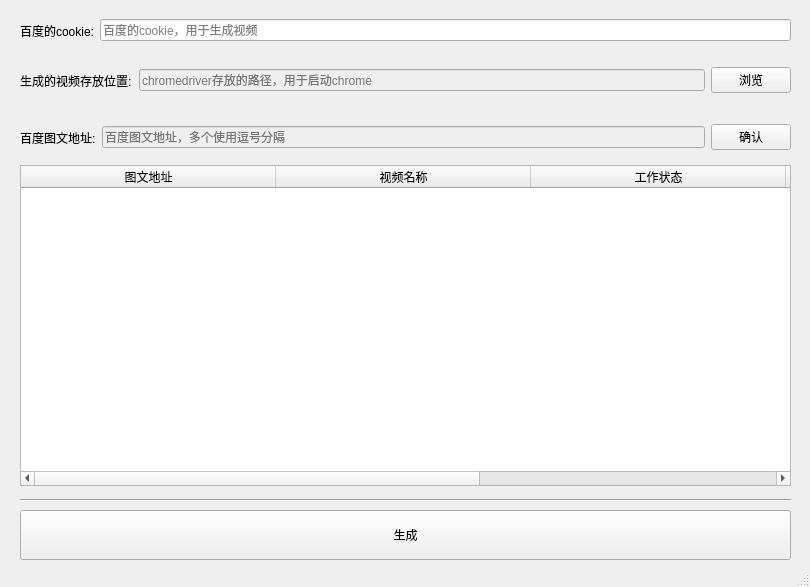
<?xml version="1.0" encoding="UTF-8"?>
<ui version="4.0">
 <class>MainWindow</class>
 <widget class="QMainWindow" name="MainWindow">
  <property name="geometry">
   <rect>
    <x>0</x>
    <y>0</y>
    <width>810</width>
    <height>587</height>
   </rect>
  </property>
  <property name="windowTitle">
   <string>百度图文生成视频</string>
  </property>
  <widget class="QWidget" name="centralwidget">
   <widget class="QWidget" name="horizontalLayoutWidget">
    <property name="geometry">
     <rect>
      <x>20</x>
      <y>165</y>
      <width>771</width>
      <height>321</height>
     </rect>
    </property>
    <layout class="QHBoxLayout" name="horizontalLayout" stretch="0">
     <property name="sizeConstraint">
      <enum>QLayout::SetDefaultConstraint</enum>
     </property>
     <item>
      <widget class="QTableWidget" name="tableWidget">
       <attribute name="horizontalHeaderVisible">
        <bool>true</bool>
       </attribute>
       <attribute name="horizontalHeaderCascadingSectionResizes">
        <bool>false</bool>
       </attribute>
       <attribute name="horizontalHeaderDefaultSectionSize">
        <number>255</number>
       </attribute>
       <attribute name="verticalHeaderDefaultSectionSize">
        <number>30</number>
       </attribute>
       <column>
        <property name="text">
         <string>图文地址</string>
        </property>
       </column>
       <column>
        <property name="text">
         <string>视频名称</string>
        </property>
       </column>
       <column>
        <property name="text">
         <string>工作状态</string>
        </property>
       </column>
       <column>
        <property name="text">
         <string>视频存储位置</string>
        </property>
       </column>
       <column>
        <property name="text">
         <string/>
        </property>
       </column>
      </widget>
     </item>
    </layout>
   </widget>
   <widget class="QWidget" name="horizontalLayoutWidget_2">
    <property name="geometry">
     <rect>
      <x>20</x>
      <y>114</y>
      <width>771</width>
      <height>47</height>
     </rect>
    </property>
    <layout class="QHBoxLayout" name="horizontalLayout_2" stretch="1,11,0">
     <item>
      <widget class="QLabel" name="label_2">
       <property name="text">
        <string>百度图文地址:</string>
       </property>
      </widget>
     </item>
     <item>
      <widget class="QLineEdit" name="lineEdit_2">
       <property name="enabled">
        <bool>false</bool>
       </property>
       <property name="placeholderText">
        <string>百度图文地址，多个使用逗号分隔</string>
       </property>
      </widget>
     </item>
     <item>
      <widget class="QPushButton" name="pushButton_4">
       <property name="text">
        <string>确认</string>
       </property>
      </widget>
     </item>
    </layout>
   </widget>
   <widget class="QWidget" name="horizontalLayoutWidget_3">
    <property name="geometry">
     <rect>
      <x>20</x>
      <y>10</y>
      <width>771</width>
      <height>41</height>
     </rect>
    </property>
    <layout class="QHBoxLayout" name="horizontalLayout_3">
     <item>
      <widget class="QLabel" name="label">
       <property name="text">
        <string>百度的cookie:</string>
       </property>
      </widget>
     </item>
     <item>
      <widget class="QLineEdit" name="lineEdit">
       <property name="placeholderText">
        <string>百度的cookie，用于生成视频</string>
       </property>
      </widget>
     </item>
    </layout>
   </widget>
   <widget class="QWidget" name="horizontalLayoutWidget_4">
    <property name="geometry">
     <rect>
      <x>20</x>
      <y>510</y>
      <width>771</width>
      <height>51</height>
     </rect>
    </property>
    <layout class="QHBoxLayout" name="horizontalLayout_4">
     <item>
      <widget class="QPushButton" name="pushButton_3">
       <property name="minimumSize">
        <size>
         <width>0</width>
         <height>50</height>
        </size>
       </property>
       <property name="text">
        <string>生成</string>
       </property>
      </widget>
     </item>
    </layout>
   </widget>
   <widget class="Line" name="line">
    <property name="geometry">
     <rect>
      <x>20</x>
      <y>490</y>
      <width>771</width>
      <height>21</height>
     </rect>
    </property>
    <property name="orientation">
     <enum>Qt::Horizontal</enum>
    </property>
   </widget>
   <widget class="QWidget" name="horizontalLayoutWidget_6">
    <property name="geometry">
     <rect>
      <x>20</x>
      <y>60</y>
      <width>771</width>
      <height>41</height>
     </rect>
    </property>
    <layout class="QHBoxLayout" name="horizontalLayout_7" stretch="1,5,0">
     <item>
      <widget class="QLabel" name="label_5">
       <property name="text">
        <string>生成的视频存放位置:</string>
       </property>
      </widget>
     </item>
     <item>
      <widget class="QLineEdit" name="lineEdit_5">
       <property name="enabled">
        <bool>false</bool>
       </property>
       <property name="placeholderText">
        <string>chromedriver存放的路径，用于启动chrome</string>
       </property>
      </widget>
     </item>
     <item>
      <widget class="QPushButton" name="pushButton_6">
       <property name="text">
        <string>浏览</string>
       </property>
      </widget>
     </item>
    </layout>
   </widget>
  </widget>
  <widget class="QStatusBar" name="statusbar"/>
 </widget>
 <resources/>
 <connections/>
</ui>
